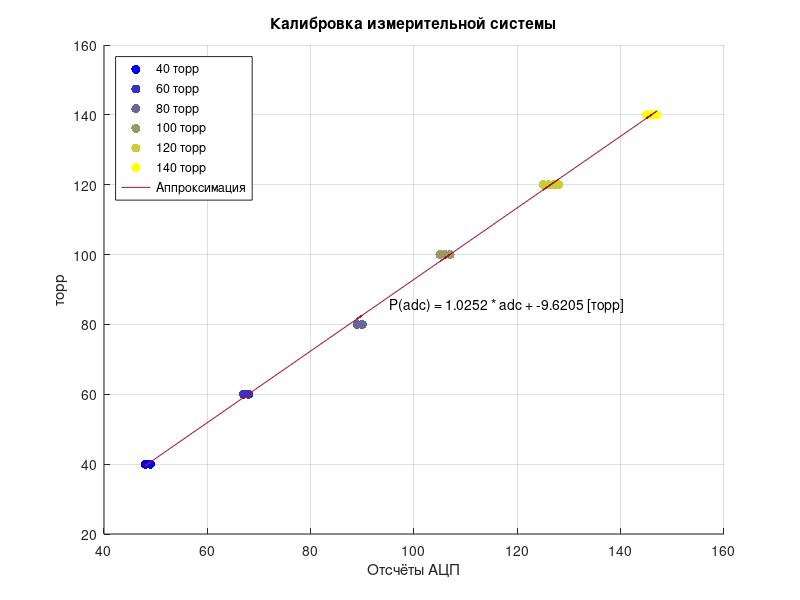

Here is the MATLAB script that generated this plot:
Adc40 = importdata("calibration_1.txt");
Adc60 = importdata("calibration_2.txt");
Adc80 = importdata("calibration_3.txt");
Adc100 = importdata("calibration_4.txt");
Adc120 = importdata("calibration_5.txt");
Adc140 = importdata("calibration_6.txt");

Torr40 = ones(length(Adc40),1)*40;
Torr60 = ones(length(Adc60),1)*60;
Torr80 = ones(length(Adc80),1)*80;
Torr100 = ones(length(Adc100),1)*100;
Torr120 = ones(length(Adc120),1)*120;
Torr140 = ones(length(Adc140),1)*140;

Adc = [Adc40; Adc60; Adc80; Adc100; Adc120; Adc140];
Torr = [Torr40; Torr60; Torr80; Torr100; Torr120; Torr140];

c = polyfit(Adc, Torr, 1);
cFigure = figure('Name','Calibration','NumberTitle','off');
hold all;

plot(Adc40,Torr40,'.','MarkerSize', 20,'Color',[0,0,1]);
plot(Adc60,Torr60,'.','MarkerSize', 20,'Color',[0.2,0.2,0.8]);
plot(Adc80,Torr80,'.','MarkerSize', 20,'Color',[0.4,0.4,0.6]);
plot(Adc100,Torr100,'.','MarkerSize', 20,'Color',[0.6,0.6,0.4]);
plot(Adc120,Torr120,'.','MarkerSize', 20,'Color',[0.8,0.8,0.2]);
plot(Adc140,Torr140,'.','MarkerSize', 20,'Color',[1,1,0]);
plot(Adc,polyval(c,Adc));

legend('40 торр','60 торр','80 торр','100 торр','120 торр','140 торр','Аппроксимация','Location','NorthWest');
grid on;
xlabel('Отсчёты АЦП');
ylabel('торр');
title('Калибровка измерительной системы');
text(mean(Adc)*0.98,mean(Torr)*0.95,['P(adc) = ', num2str(c(1)),' * adc + ',num2str(c(2)),' [торр]']);

settings = fopen('settings.txt','w');
fprintf(settings,'%f\n',c(1), c(2));
fclose(settings);

saveas(cFigure, 'CalibrationGraph.png');